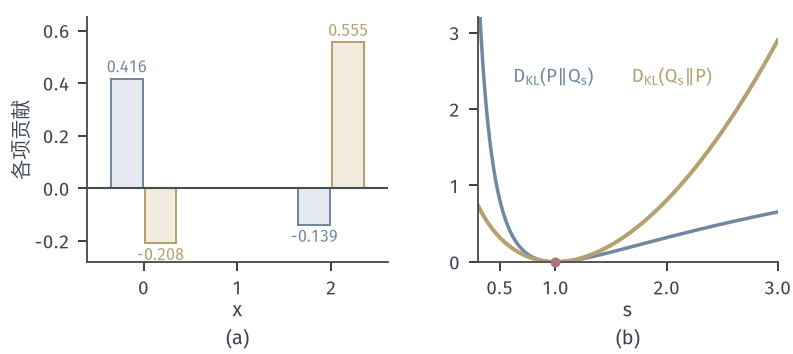

Generate this figure with Python:
from pathlib import Path
import sys
HERE = Path(__file__).resolve().parent
sys.path.insert(0, str(HERE.parent/'dcomp-common'))
from common import *
# (a) term-wise contributions p_i ln(p_i/q_i) (blue) and q_i ln(q_i/p_i) (yellow)
#     for the running example; sums 0.4 ln2 = 0.2773 and 0.5 ln2 = 0.3466.
# (b) Gaussian scale family: D(N(0,1)||N(0,s^2)) = ln s + 1/(2 s^2) - 1/2 (blue),
#     D(N(0,s^2)||N(0,1)) = -ln s + s^2/2 - 1/2 (yellow), s in [0.3, 3].
p, q, x = P_EX, Q_EX, X_EX
fig, axs = figure(width_mm=112, height_mm=50, ncols=2)
panel(fig, left=.11, right=.98, top=.95, bottom=.26, wspace=.3)
ax = axs[0]
tp = p*np.log(p/q); tq = q*np.log(q/p)
bars(ax, x, tp, BLUE, BLUE_FILL, width=.34, offset=-.18)
bars(ax, x, tq, YELLOW, YELLOW_FILL, width=.34, offset=.18)
ax.axhline(0, color=STROKE, lw=.85)
for xi, a, b in zip(x, tp, tq):
    for off, v, c in ((-.18, a, BLUE), (.18, b, YELLOW)):
        if abs(v) > 1e-12:
            lab(ax, xi+off, v+(.025 if v > 0 else -.065), f'{v:.3f}', c, ha='center', fontsize=6.5)
ax.set_xticks(x); ax.set_xlim(-.6, 2.6); ax.set_ylim(-.28, .65); ax.set_yticks([-.2, 0, .2, .4, .6])
axlab(ax, '$x$', '各项贡献')
ax = axs[1]
s = np.linspace(.3, 3, 600)
f1 = np.log(s)+1/(2*s*s)-.5
f2 = -np.log(s)+s*s/2-.5
ax.plot(s, f1, color=BLUE, lw=1.4)
ax.plot(s, f2, color=YELLOW, lw=1.6)
dot(ax, 1, 0, RED, ms=4)
lab(ax, .62, 2.35, r'$D_{\mathrm{KL}}(P\Vert Q_s)$', BLUE, ha='left')
lab(ax, 2.05, 2.35, r'$D_{\mathrm{KL}}(Q_s\Vert P)$', YELLOW, ha='center')
ax.set_xlim(.3, 3); ax.set_ylim(0, 3.2); ax.set_xticks([.5, 1, 2, 3])
axlab(ax, '$s$', None)
tags(fig, axs)
save(fig, HERE, 'figure', {'KLpq': float(tp.sum()), 'KLqp': float(tq.sum()),
                            'gauss_s=0.5': [float(np.log(.5)+2-.5), float(-np.log(.5)+.125-.5)]})
